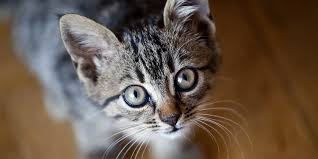
#> input picture Kurs_9/12_OpenCV_Image_Transformation/cat.jpeg, 318 x 159 px
$ python contour_test.py --image ../12_OpenCV_Image_Transformation/cat.jpeg
#> lines starting #> are read from the running program, lines starting #| are printed output that depends on the picture; after the words box and inside, x2 and y2 are one past the last pixel; in counts of white or black regions, pixels touching at a corner belong together
import numpy as np
import argparse
import cv2
import vg
import sys
from matplotlib import pyplot as plt
from tkinter import *

ap = argparse.ArgumentParser()
ap.add_argument("-i", "--image", required = True, help = "Enter Path to the Image")
args = vars(ap.parse_args())
# Bild hochladen
image = cv2.imread(args["image"])
#> image is the input picture: shape (159, 318, 3); mean B, G, R 75.4, 88.7, 105
#Zeigt ein normales Image
Bildname = args['image'][:-4]
#burred = np.stack([])


# Bild in Graustufen konvertieren

gray = cv2.cvtColor(image, cv2.COLOR_BGR2GRAY)
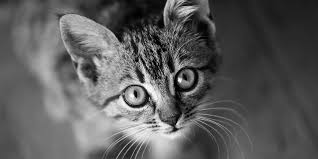
#> gray: shape (159, 318); min 0, max 255, mean 92.1

ret, thresh = cv2.threshold(gray, 80,150, cv2.THRESH_BINARY)
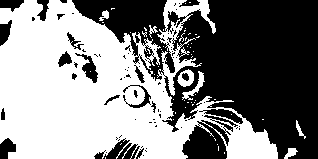
#> thresh: shape (159, 318); values 0 (black) and 150 (white), 51.3% white; 82 black regions (59 under 20 px)

cv2.imshow("Outpur", thresh)
cv2.waitKey(0)

#Kontouren detektieren

(cnts1,_) = cv2.findContours(thresh, cv2.RETR_EXTERNAL, cv2.CHAIN_APPROX_SIMPLE)
#> cnts1 = 53 contours, 46 with area under 20; largest, box (x1, y1, x2, y2) and area: (0, 0, 278, 159) 26106, (177, 69, 194, 87) 194, (182, 71, 205, 100) 130, (284, 148, 298, 159) 66, (99, 10, 109, 21) 42, (296, 120, 306, 139) 36, (149, 25, 158, 38) 24
(cnts2,_) = cv2.findContours(thresh, cv2.RETR_EXTERNAL, cv2.CHAIN_APPROX_NONE)
#> cnts2 has the same summary as cnts1

# Ändern auf 2 D Matrix

cnts1 = cnts1[0].reshape(-1,2)
#> cnts1 = [[105, 157], [105, 158]]

cnts2 = cnts2[0].reshape(-1,2)
#> cnts2 = [[105, 157], [105, 158]]

#Zeichene die Punkte als Kreise ein

img1 = image.copy()
img2 = image.copy()


for (x,y) in cnts1:
	cv2.circle(img1,(x,y),1,(255,0,0),3)
#> this loop made 2 passes
#> img1: shape (159, 318, 3); 0.05% of pixels changed, all inside (x1, y1, x2, y2) = (102, 154, 109, 159)

for (x,y) in cnts2:
	cv2.circle(img2,(x,y),1,(255,0,0),3)

outPut = np.hstack([img1,img2])
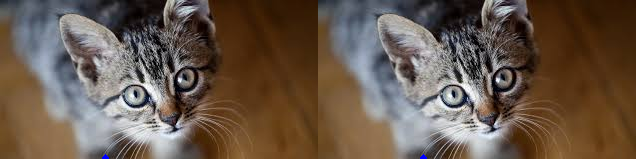
#> outPut: shape (159, 636, 3); mean B, G, R 75.4, 88.7, 105

cv2.imshow("Outpur", outPut)
cv2.waitKey(0)
cv2.destroyAllWindows()
